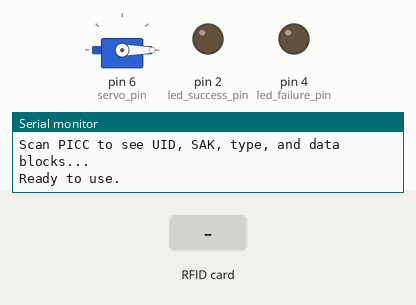
Simulated run of this sketch. Board: Arduino Uno, built with avr-gcc and run on an emulated ATmega328P. Parts: servo, output pins drawn as LEDs (lit = HIGH), the last lines printed to the serial monitor. The test bench sets the inputs (shaded band). Pins used as bus, display or sensor lines are not drawn.

Above: at 1.2 s.
1.3 s: RFID card D0 5C 1D A4 held to the reader
At 2.5 s:
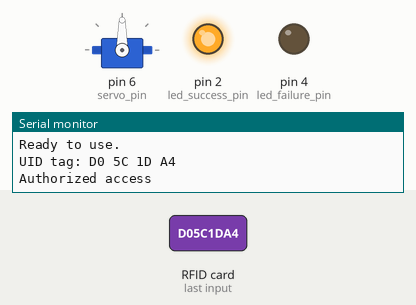
4.3 s: RFID card 00 00 00 00 held to the reader
At 5.2 s:
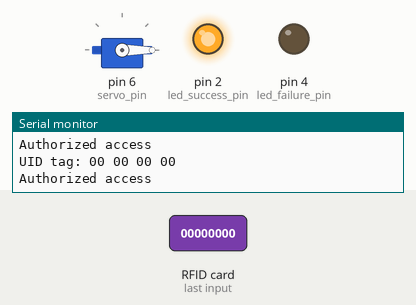
7.3 s: RFID card 5E 7A 19 C4 held to the reader
At 8.0 s:
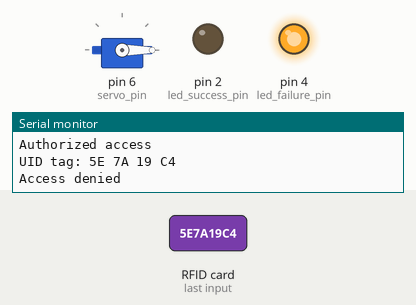
Timing chart, 0 to 10.8 s (numbered marks = the images above; inputs shaded):
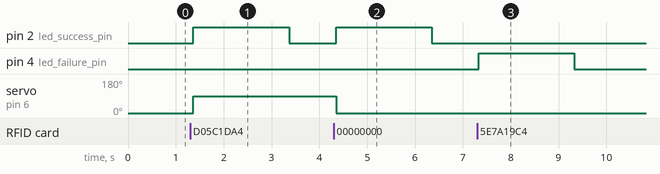

The sketch:

rfid-servo-leds.ino
```cpp
/**
 *             MFRC522      Arduino Uno
 * Signal      Pin          Pin
 * RST/Reset   RST          9
 * SPI SS      SDA(SS)      10
 * SPI MOSI    MOSI         11 / ICSP-4
 * SPI MISO    MISO         12 / ICSP-1
 * SPI SCK     SCK          13 / ICSP-3
**/

#include <SPI.h>
#include <MFRC522.h>
#include <Servo.h>

// RFID
const int RST_PIN = 9;
const int SS_PIN = 10;
MFRC522 mfrc522(SS_PIN, RST_PIN);   // Create MFRC522 instance.

const int auth_cards_num = 2;
String auth_cards[auth_cards_num] = {"D0 5C 1D A4", "00 00 00 00"};

// Leds
const int led_success_pin = 2;
const int led_failure_pin = 4;

// Servo
Servo servo;
const int servo_pin = 6;
int servo_angle = 0;


void setup() {
  // Leds
  pinMode(led_success_pin, OUTPUT);
  pinMode(led_failure_pin, OUTPUT);
  // Servo
  servo.attach(servo_pin);
  servo.write(servo_angle);
  // RFID
  Serial.begin(9600);   // Initiate a serial communication
  while (!Serial);		// Do nothing if no serial port is opened (added for Arduinos based on ATMEGA32U4)
  SPI.begin();          // Initiate  SPI bus
  mfrc522.PCD_Init();   // Initiate MFRC522
  mfrc522.PCD_DumpVersionToSerial();	// Show details of PCD - MFRC522 Card Reader details
  Serial.println(F("Scan PICC to see UID, SAK, type, and data blocks..."));
  Serial.println(F("Ready to use.\n"));
}

void loop() {
  // Look for new cards, and select one if present
  if ( ! mfrc522.PICC_IsNewCardPresent() || ! mfrc522.PICC_ReadCardSerial() ) {
    delay(50);
    return ;
  }
  // Show UID on serial monitor
  String card_uid = read_and_print_UID();

  bool authorized = false;
  for (int i = 0 ; i < auth_cards_num ; i++) {
    if (card_uid == auth_cards[i]) {
      authorized = true;
      break;
    }
  }
  if (authorized) {
    Serial.println(F("\nAuthorized access\n"));
    digitalWrite(led_success_pin, HIGH);
    if (servo_angle == 0) {
      servo_angle = 90;
    } else {
      servo_angle = 0;
    }
    servo.write(servo_angle);
  } else {
    Serial.println(F("\nAccess denied\n"));
    digitalWrite(led_failure_pin, HIGH);
  }
  delay(2000);
  digitalWrite(led_success_pin, LOW);
  digitalWrite(led_failure_pin, LOW);
}

String read_and_print_UID() {
  Serial.print(F("UID tag:"));
  String content = "";
  for (byte i = 0; i < mfrc522.uid.size; i++) {
     Serial.print(mfrc522.uid.uidByte[i] < 0x10 ? " 0" : " ");
     Serial.print(mfrc522.uid.uidByte[i], HEX);
     content.concat(String(mfrc522.uid.uidByte[i] < 0x10 ? " 0" : " "));
     content.concat(String(mfrc522.uid.uidByte[i], HEX));
  }
  content.toUpperCase();
  return content.substring(1);
}
```

Measured:
- after the input at 1.3 s, pin 2 (led_success_pin): LOW → HIGH after 0.07 s, → LOW 2.0 s later; servo on pin 6 (servo_pin): 0° → 90° after 0.07 s
- after the input at 4.3 s, pin 2 (led_success_pin): LOW → HIGH after 0.05 s, → LOW 2.0 s later; servo on pin 6 (servo_pin): 90° → 0° after 0.05 s
- after the input at 7.3 s, pin 4 (led_failure_pin): LOW → HIGH at once, → LOW 2.0 s later
